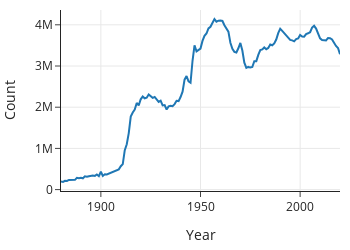

This figure's notebook cell:
### Markdown cell above
Notice that the code is nearly the same as the nongrouped version, except that
it starts with a call to `.groupby('Year')`.

The result is a `pd.Series` with the total number of babies born for each year in the
data. Notice that the index of this series contains the unique `Year` values.
Now we can plot the counts over time:

### Code cell
counts_by_year = baby.groupby('Year')['Count'].sum().reset_index()
px.line(counts_by_year, x='Year', y='Count', width=350, height=250)

### Figure 1 — Plotly figure (JSON) as saved in the notebook; plotly's stock layout.template omitted (floating-point values rounded to 4 significant figures; data arrays with more than 128 entries replaced by an {"elided": "..."} marker saying what was removed)
{"data": [{"hovertemplate": "Year=%{x}<br>Count=%{y}<extra></extra>", "legendgroup": "", "line": {"color": "#1F77B4", "dash": "solid"}, "marker": {"symbol": "circle"}, "mode": "lines", "name": "", "orientation": "v", "showlegend": false, "type": "scatter", "x": {"elided": "141 int values"}, "xaxis": "x", "y": {"elided": "141 int values"}, "yaxis": "y"}], "layout": {"height": 250, "legend": {"tracegroupgap": 0}, "width": 350, "xaxis": {"anchor": "y", "domain": [0, 1], "title": {"text": "Year"}}, "yaxis": {"anchor": "x", "domain": [0, 1], "title": {"text": "Count"}}}}
